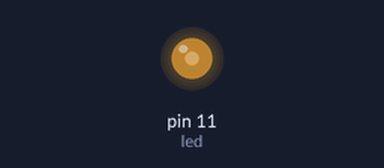
The sketch below on a simulated Arduino Uno, built with avr-gcc and run on an emulated ATmega328P. On the bench: output pins drawn as LEDs (lit = HIGH).

Above: at 0.1 s.
Timing chart, 0 to 1.6 s (numbered marks = the images above):
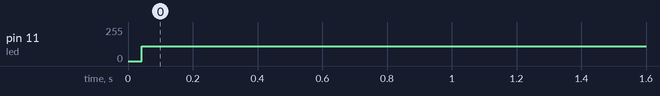

The sketch:

PWM_intro.ino
```cpp
//PWM pins can be used to get analog output on digital pins
//command: analogWrite(____, amount)
//0 duty cycle = analogWrite(0)
//25 duty cycle = analogWrite(64)
//50 duty cycle = analogWrite(127)
//75 duty cycle = analogWrite(191)
//100 duty cycle = analogWrite(255)

#define led 11 //PWM pin

void setup() {
  // put your setup code here, to run once:
  pinMode(led, OUTPUT);
}

void loop() {
  // put your main code here, to run repeatedly:
  for(int i=0; i<=255; i++){
  analogWrite(led, i);
  }
  for(int j=255; j<=0; j++){
  analogWrite(led, j);
  }
}
```

Measured:
- by itself, pin 11 (led): 0/255 → 109/255 at 0.04 s
